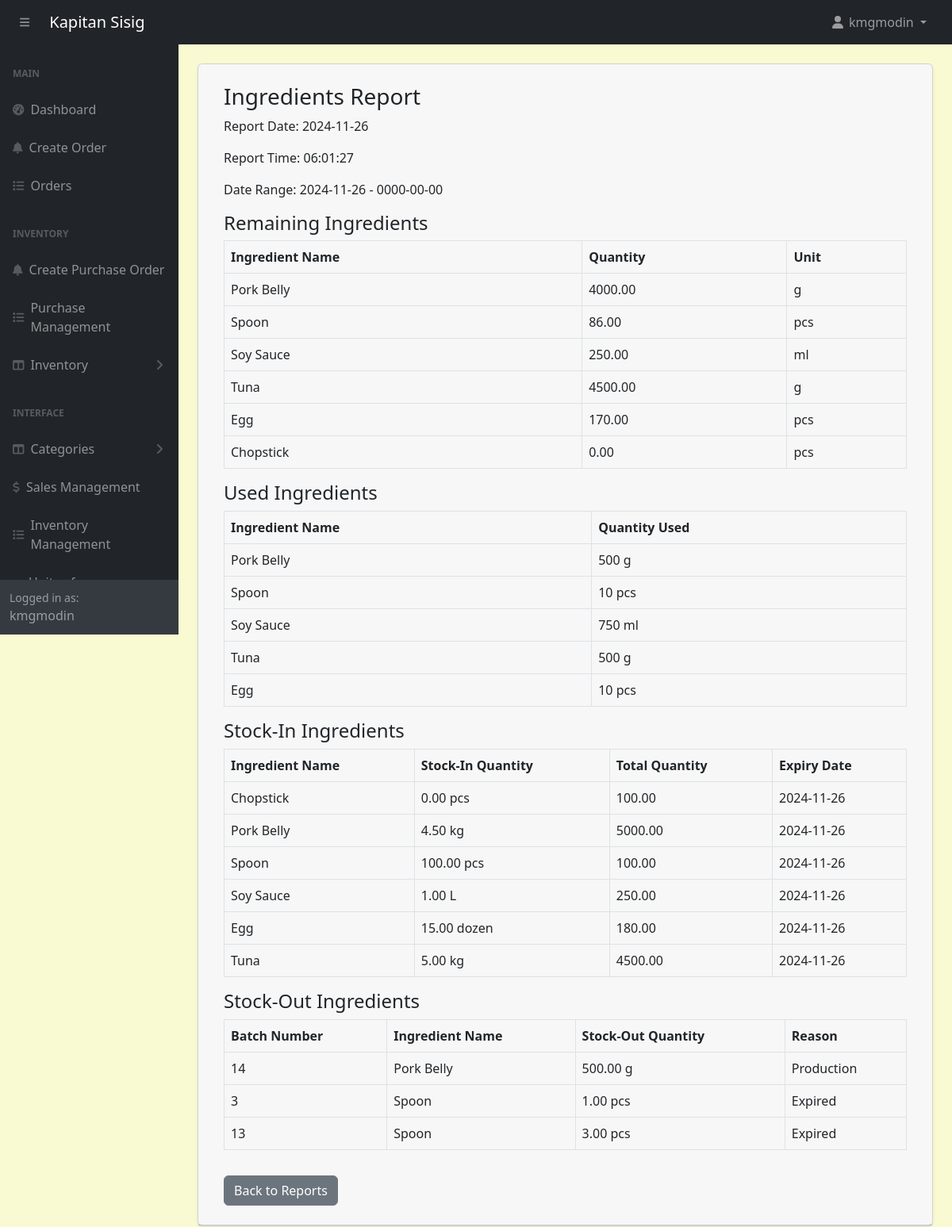
Page /admin/view-ingredients-report.php?id=2 (signed in) on the committed database.
### tables this page shows
CREATE TABLE `saved_ingredients_reports` (
  `id` int(11) NOT NULL,
  `report_date` date NOT NULL,
  `report_time` time NOT NULL,
  `report_type` enum('products','ingredients') NOT NULL,
  `report_data` text NOT NULL,
  `created_at` timestamp NOT NULL DEFAULT current_timestamp(),
  `start_date` date DEFAULT NULL,
  `end_date` date DEFAULT NULL
);

### admin/view-ingredients-report.php (the view, shortened to what this page needs)
<?php
include('includes/header.php');
$report_id = $_GET['id'] ?? null;
$query = "SELECT * FROM saved_ingredients_reports WHERE id = ?";
$stmt = $conn->prepare($query);
$stmt->bind_param('i', $report_id);
$stmt->execute();
$result = $stmt->get_result();
$report = $result->fetch_assoc();
$report_data = json_decode($report['report_data'], true);
$remaining_ingredients = array_filter($report_data, fn($item) => $item['type'] === 'Remaining');
$used_ingredients = array_filter($report_data, fn($item) => $item['type'] === 'Used');
$stockin_ingredients = array_filter($report_data, fn($item) => $item['type'] === 'Stock In');
$stockout_ingredients = array_filter($report_data, fn($item) => $item['type'] === 'Stock Out');
?>
<div class="container-fluid px-4 pb-4">
    <div class="card mt-4 shadow-sm">
        <div class="card-header">
            <div class="card-body">
        <h3>Ingredients Report</h3>
        <p>Report Date: <?= $report['report_date']; ?></p>
        <p>Report Time: <?= $report['report_time']; ?></p>
        <p>Date Range: <?= $report['start_date']; ?> - <?= $report['end_date'] ?? 'N/A'; ?></p>
        <h4>Remaining Ingredients</h4>
        <?php if (!empty($remaining_ingredients)): ?>
            <table class="table table-bordered">
                <thead>
                    <tr>
                        <th>Ingredient Name</th>
                        <th>Quantity</th>
                        <th>Unit</th>
                    </tr>
                </thead>
                <tbody>
                    <?php foreach ($remaining_ingredients as $ingredient): ?>
                        <tr>
                            <td><?= htmlspecialchars($ingredient['ingredient_name']); ?></td>
                            <td><?= htmlspecialchars($ingredient['quantity_used']); ?></td>
                            <td><?= htmlspecialchars($ingredient['unit_name']); ?></td>
                        </tr>
                    <?php endforeach; ?>
                </tbody>
            </table>
        <?php else: ?>
            <p>No remaining ingredients data available.</p>
        <?php endif; ?>
        <h4>Used Ingredients</h4>
        <?php if (!empty($used_ingredients)): ?>
            <table class="table table-bordered">
                <thead>
                    <tr>
                        <th>Ingredient Name</th>
                        <th>Quantity Used</th>
                    </tr>
                </thead>
                <tbody>
                    <?php foreach ($used_ingredients as $ingredient): ?>
                        <tr>
                            <td><?= htmlspecialchars($ingredient['ingredient_name']); ?></td>
                            <td><?= htmlspecialchars($ingredient['quantity_used']). ' ' . htmlspecialchars($ingredient['unit_name']); ?></td>
                        </tr>
                    <?php endforeach; ?>
                </tbody>
            </table>
        <?php else: ?>
            <p>No used ingredients data available.</p>
        <?php endif; ?>
        <h4>Stock-In Ingredients</h4>
        <?php if (!empty($stockin_ingredients)): ?>
            <table class="table table-bordered">
                <thead>
                    <tr>
                        <th>Ingredient Name</th>
                        <th>Stock-In Quantity</th>
                        <th>Total Quantity</th>
                        <th>Expiry Date</th>
                    </tr>
                </thead>
                <tbody>
                    <?php foreach ($stockin_ingredients as $ingredient): ?>
                        <tr>
                            <td><?= htmlspecialchars($ingredient['ingredient_name']); ?></td>
                            <td><?= htmlspecialchars($ingredient['quantity_used']). ' ' . htmlspecialchars($ingredient['unit_name']); ?></td>
                            <td><?= htmlspecialchars($ingredient['total_quantity']); ?></td>
                            <td><?= htmlspecialchars($ingredient['expiry_date']); ?></td>
                        </tr>
                    <?php endforeach; ?>
                </tbody>
            </table>
        <?php else: ?>
            <p>No stock-in ingredients data available.</p>
        <?php endif; ?>
        <h4>Stock-Out Ingredients</h4>
        <?php if (!empty($stockout_ingredients)): ?>
            <table class="table table-bordered">
                <thead>
                    <tr>
                        <th>Batch Number</th>
                        <th>Ingredient Name</th>
                        <th>Stock-Out Quantity</th>
                        <th>Reason</th>
                    </tr>
                </thead>
                <tbody>
                    <?php foreach ($stockout_ingredients as $ingredient): ?>
                        <tr>
                            <td><?= htmlspecialchars($ingredient['batch_number']); ?></td>
                            <td><?= htmlspecialchars($ingredient['ingredient_name']); ?></td>
                            <td><?= htmlspecialchars($ingredient['quantity_used']). ' ' . htmlspecialchars($ingredient['unit_name']); ?></td>
                            <td><?= htmlspecialchars($ingredient['reason']); ?></td>
                        </tr>
                    <?php endforeach; ?>
                </tbody>
            </table>
        <?php else: ?>
            <p>No stock-out ingredients data available.</p>
        <?php endif; ?>
        <a href="inventory-management-view.php" class="btn btn-secondary mt-3">Back to Reports</a>
    </div>
        </div>

### admin/assets/css/custom.css (style rules this page uses)
body { margin: 0; font-family: system-ui, -apple-system, "Segoe UI", Roboto, "Helvetica Neue", "Noto Sans", "Liberation Sans", Arial, sans-serif; font-size: 1rem; font-weight: 400; line-height: 1.5; color: #212529; text-align: left; background-color: #FAFAD2; -webkit-text-size-adjust: 100%; -webkit-tap-highlight-color: rgba(0, 0, 0, 0); }

### rows in the picture
saved_ingredients_reports: report_date "2024-11-26", report_time "06:01:27", start_date "2024-11-26", end_date "0000-00-00"

### other values in the picture
$_SESSION['loggedInUser']['username'] "kmgmodin"
$ingredient['ingredient_name'] "Pork Belly"
$ingredient['quantity_used'] "4000.00"
$ingredient['unit_name'] "g"
$ingredient['ingredient_name'] "Spoon"
$ingredient['quantity_used'] "86.00"
$ingredient['unit_name'] "pcs"
$ingredient['ingredient_name'] "Soy Sauce"
$ingredient['quantity_used'] "250.00"
$ingredient['unit_name'] "ml"
$ingredient['ingredient_name'] "Tuna"
$ingredient['quantity_used'] "4500.00"
$ingredient['ingredient_name'] "Egg"
$ingredient['quantity_used'] "170.00"
$ingredient['ingredient_name'] "Chopstick"
